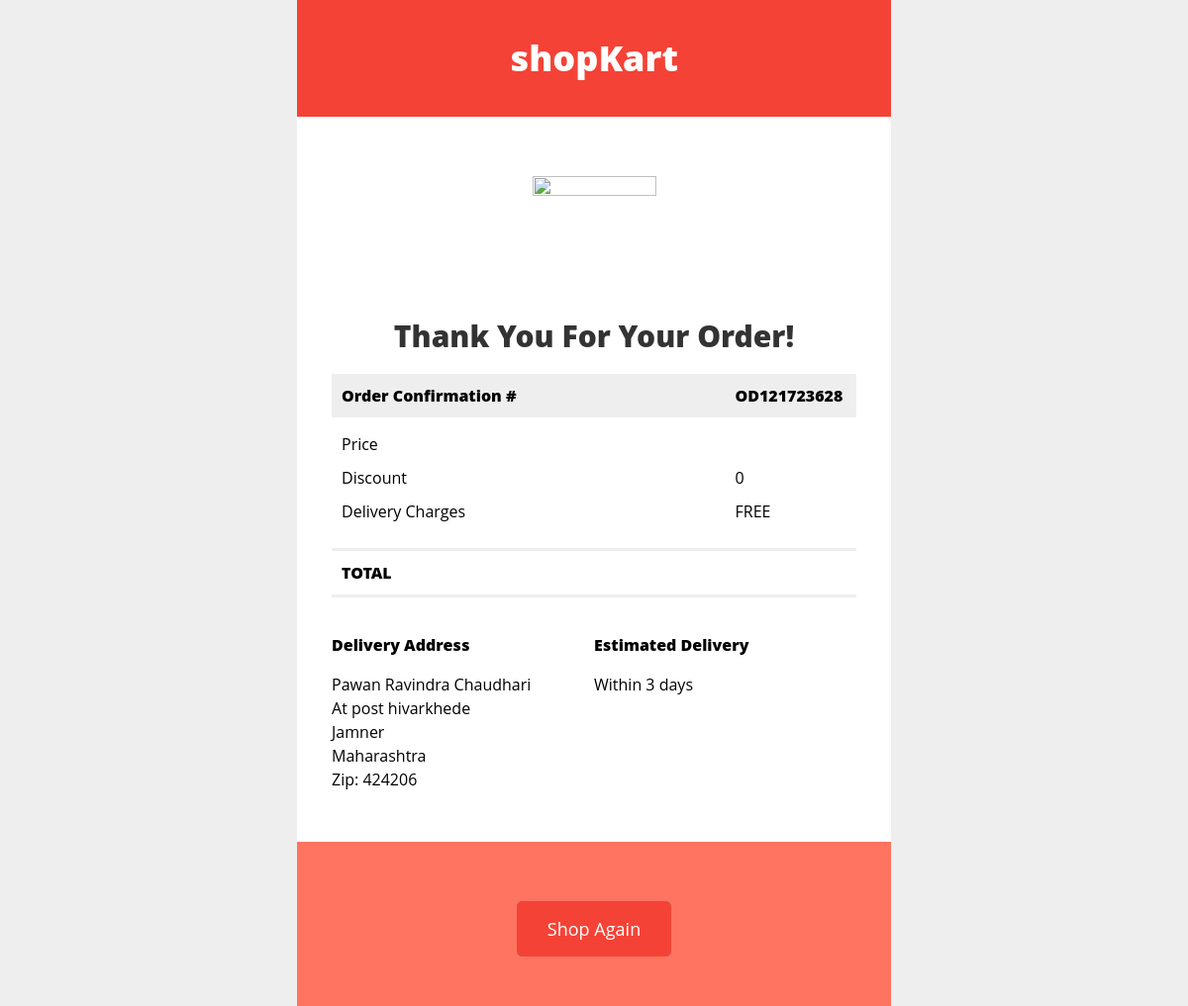
The page /orderconfirm/ (signed in) on the database as committed earlier.
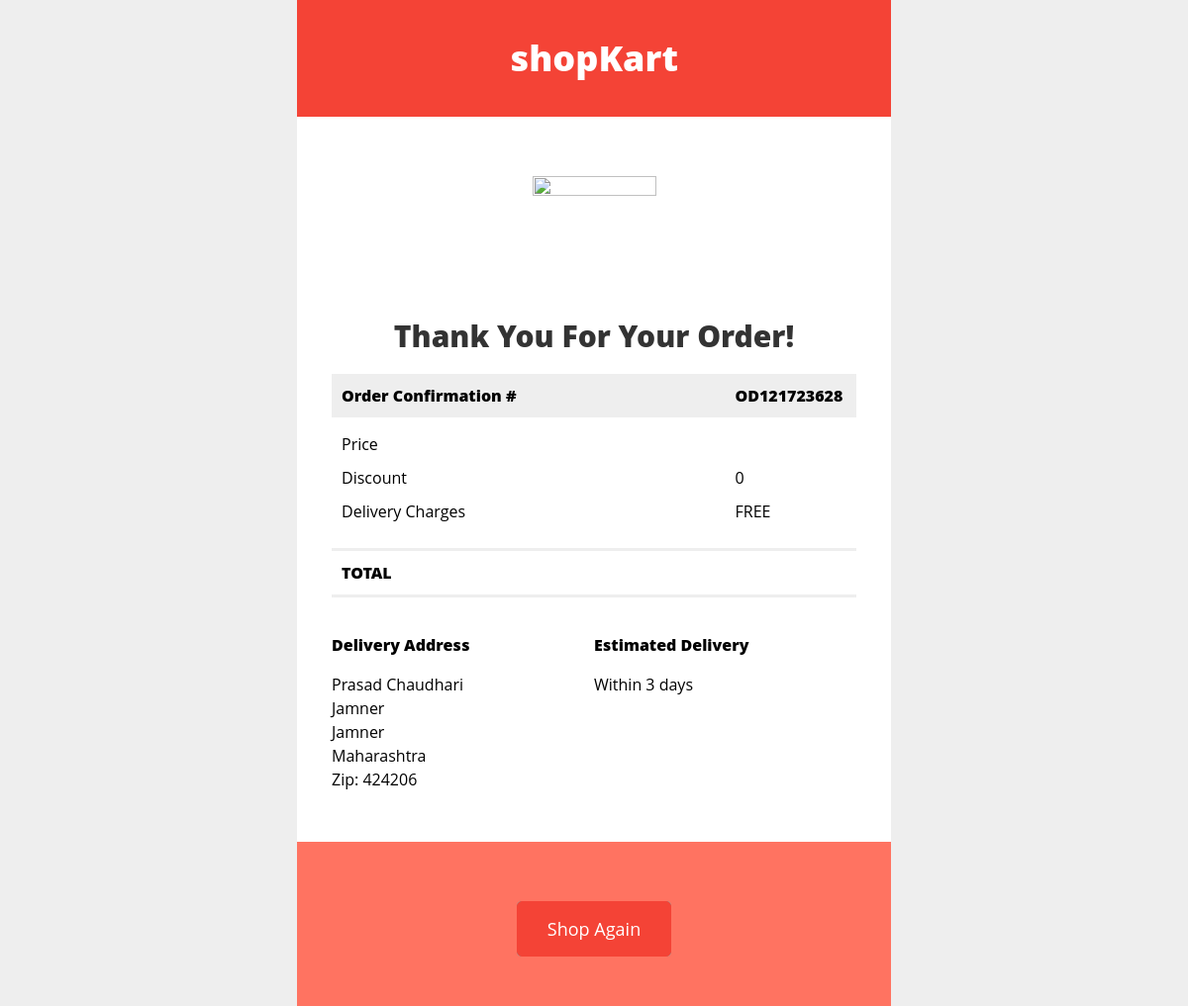
The same page on the database as committed later.
### app/models.py (models this page shows, shortened)
class Profile(models.Model):
    user = models.ForeignKey(UserInfo, on_delete=CASCADE)
    name = models.CharField(max_length=30)
    address = models.CharField(max_length=500)
    address2 = models.CharField(max_length=500)
    city = models.CharField(max_length=20)
    state = models.CharField(max_length=20)
    zip = models.IntegerField()
    class Meta:
        db_table = "Profile"

### app/views.py (the view)
# urls.py: path('orderconfirm/', views.orderconfirm),
def orderconfirm(request):
    user = UserInfo.objects.get(username = request.session["uname"])
    add = Profile.objects.filter(user = user)
    return render (request, 'orderconfirm.html', {"add":add})

### app/templates/orderconfirm.html (shortened to what the changed rows need)
<!DOCTYPE html>
<html>
<head>
<body style="margin: 0 !important; padding: 0 !important; background-color: #eeeeee;" bgcolor="#eeeeee">
    <table border="0" cellpadding="0" cellspacing="0" width="100%">
        <tr>
            <td align="center" style="background-color: #eeeeee;" bgcolor="#eeeeee">
                <table align="center" border="0" cellpadding="0" cellspacing="0" width="100%" style="max-width:600px;">
                    <tr>
                        <td align="center" valign="top" style="font-size:0; padding: 35px;" bgcolor="#F44336">
                            <div
                                style="display:inline-block; max-width:50%; min-width:100px; vertical-align:top; width:100%;">
                                <table align="left" border="0" cellpadding="0" cellspacing="0" width="100%"
                                    style="max-width:300px;">
                                    <tr>
                                        <td align="left" valign="top"
                                            style="font-family: Open Sans, Helvetica, Arial, sans-serif; font-size: 36px; font-weight: 800; line-height: 48px;"
                                            class="mobile-center">
                                            <center>
                                                <h1
                                                    style="font-size: 36px; font-weight: 800; margin: 0; color: #ffffff;">
                                                    shopKart</h1>
                                            </center>
                                        </td>
                                    </tr>
                                </table>
                            </div>
                        </td>
                    </tr>
                    <tr>
                        <td align="center" style="padding: 35px 35px 20px 35px; background-color: #ffffff;"
                            bgcolor="#ffffff">
                            <table align="center" border="0" cellpadding="0" cellspacing="0" width="100%"
                                style="max-width:600px;">
                                <tr>
                                    <td align="center"
                                        style="font-family: Open Sans, Helvetica, Arial, sans-serif; font-size: 16px; font-weight: 400; line-height: 24px; padding-top: 25px;">
                                            width="125" height="120" style="display: block; border: 0px;" /><br>
                                        <h2
                                            style="font-size: 30px; font-weight: 800; line-height: 36px; color: #333333; margin: 0;">
                                            Thank You For Your Order! </h2>
                                    </td>
                                </tr>
                            </table>
                        </td>
                    </tr>
                    <tr>
                        <td align="center" height="100%" valign="top" width="100%"
                            style="padding: 0 35px 35px 35px; background-color: #ffffff;" bgcolor="#ffffff">
                            <table align="center" border="0" cellpadding="0" cellspacing="0" width="100%"
                                style="max-width:660px;">
                                <tr>
                                    <td align="center" valign="top" style="font-size:0;">
                                        <div
                                            style="display:inline-block; max-width:50%; min-width:240px; vertical-align:top; width:100%;">
                                            <table align="left" border="0" cellpadding="0" cellspacing="0" width="100%"
                                                style="max-width:300px;">
                                                <tr>
                                                    <td align="left" valign="top"
                                                        style="font-family: Open Sans, Helvetica, Arial, sans-serif; font-size: 16px; font-weight: 400; line-height: 24px;">
                                                        <p> {%for data in add%}
                                                        <p>{{data.name}} <br>
                                                            {{data.address}} <br>
                                                            {{data.city}} <br>
                                                            {{data.state}} <br>
                                                            Zip: {{data.zip}}</p>
                                                        {%endfor%}</p>
                                                    </td>
                                                </tr>
                                            </table>
                                        </div>
                                    </td>
                                </tr>
                            </table>
                        </td>
                    </tr>
                </table>
            </td>
        </tr>
    </table>
</body>
</html>

Rows that differ between the two databases and show on the page:
removed Profile: name "Pawan Ravindra Chaudhari", address "At post hivarkhede", city "Jamner", state "Maharashtra", zip "424206"
added Profile: name "Prasad Chaudhari", address "Jamner", city "Jamner", state "Maharashtra", zip "424206"
